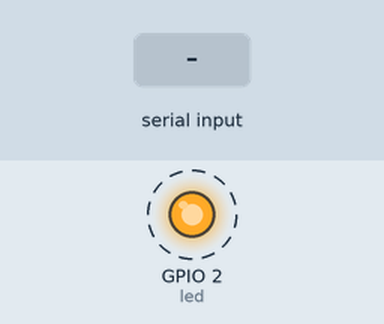
Recording of a sketch running on a simulated ESP32. Shown: output pins drawn as LEDs (lit = HIGH). Dashed ring = blinking. The inputs (shaded band) are chosen by the test bench. What the sketch prints to the serial monitor is not drawn.

Above: at 0.1 s.
1.1 s: "90,45\n" received over Serial
4.1 s: "100\n" received over Serial
7.1 s: "d90\n" received over Serial
Timing chart, 0 to 16.1 s (numbered marks = the images above; inputs shaded):
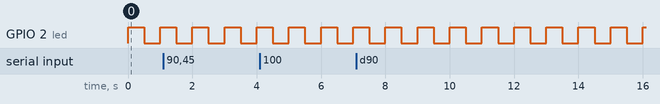

The sketch:

sketch_oct26a.ino
```cpp
#include<stdlib.h>

#if CONFIG_FREERTOS_UNICORE
    static const BaseType_t app_core=0;
#else
    static const BaseType_t app_core =1;
#endif


static const uint8_t buf_len=255;
static QueueHandle_t queue1;
static QueueHandle_t queue2;

static const uint8_t queue1_len = 5;
static const uint8_t queue2_len = 30;

static const int led = LED_BUILTIN;

void task1(void *parameter)
{
  char c;
  char buf[buf_len];
  memset(buf,0,buf_len);
  uint8_t idx=0;
  while(1)
  {
   if(xQueueReceive(queue2,(void *)&buf,0)==pdTRUE)
    {
      Serial.println(buf);
      memset(buf,0,buf_len);
    }
    if(Serial.available()>0)
    {
      c=Serial.read();

    if(idx<buf_len-1)
    {
      buf[idx]=c;
      idx++;
    }
    if(c=='\n')
    {
      buf[idx-1]='\0';
      if(buf[0]=='d'&& buf[1]=='e'&& buf[2]=='l' && buf[3]=='a' && buf[4]=='y')
      {
        char a[5];
        memset(a,0,5);
        int i=6;
        int b=0;
        while(buf[i]!='\0')
        {
          a[b]=buf[i];
          i++;
          b++;
        }
        a[b]='\0';
        int dela = atoi(a);
        if(xQueueSend(queue1,(void *)&dela,10)==pdTRUE)
        {
          Serial.println("Message sent!");
        }
      }
      Serial.println(buf);
      memset(buf,0,buf_len);
      idx=0;
    }
    }
    vTaskDelay(100/portTICK_PERIOD_MS);
  }
}

void task2(void *parameter)
{
  int del=500;
  int c=0;
  char s[30]="LED BLINKED 100 TIMES";
  while(1)
  {
  if(xQueueReceive(queue1,(void *)&del,0)==pdTRUE)
  {
    ;
  }
  digitalWrite(led,1);
  c++;
  vTaskDelay(del/portTICK_PERIOD_MS);
  digitalWrite(led,0);
  vTaskDelay(del/portTICK_PERIOD_MS);
  if(c==100)
  {
    xQueueSend(queue2,(void *)&s,10);
    c=0;
  }
}
}
void setup() {
  // put your setup code here, to run once:
  pinMode(led,OUTPUT);
  Serial.begin(9600);
  queue1=xQueueCreate(queue1_len,sizeof(int));
  queue2=xQueueCreate(queue2_len,sizeof(char[30]));
  xTaskCreatePinnedToCore(task1,"Task 1",1024,NULL,1,NULL,app_core);
  xTaskCreatePinnedToCore(task2,"Task 2",1024,NULL,1,NULL,app_core);
  vTaskDelete(NULL);
}

void loop() {
  // put your main code here, to run repeatedly:

}
```

Measured:
- by itself, GPIO 2 (led): alternates HIGH for 0.50 s and LOW for 0.50 s
